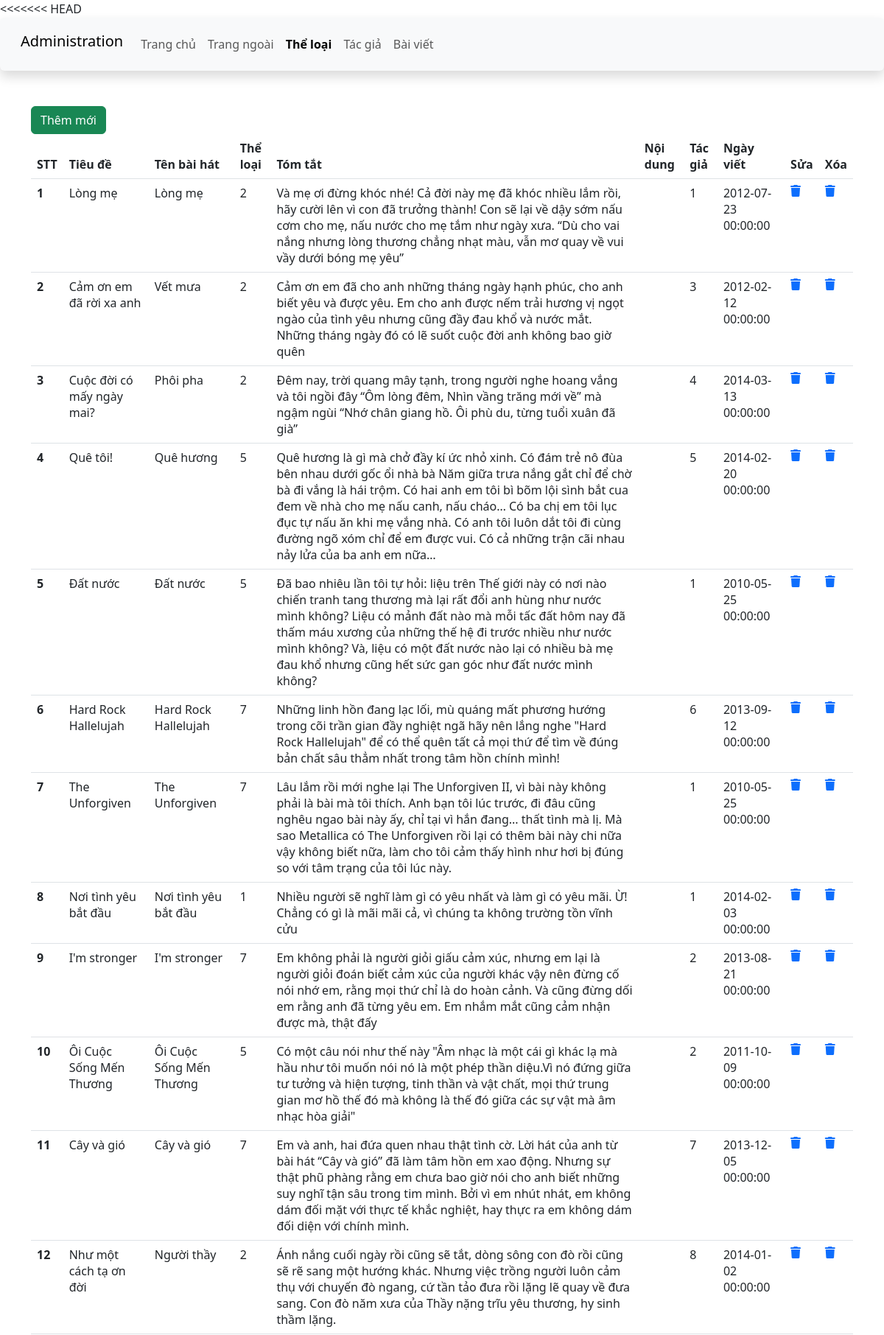
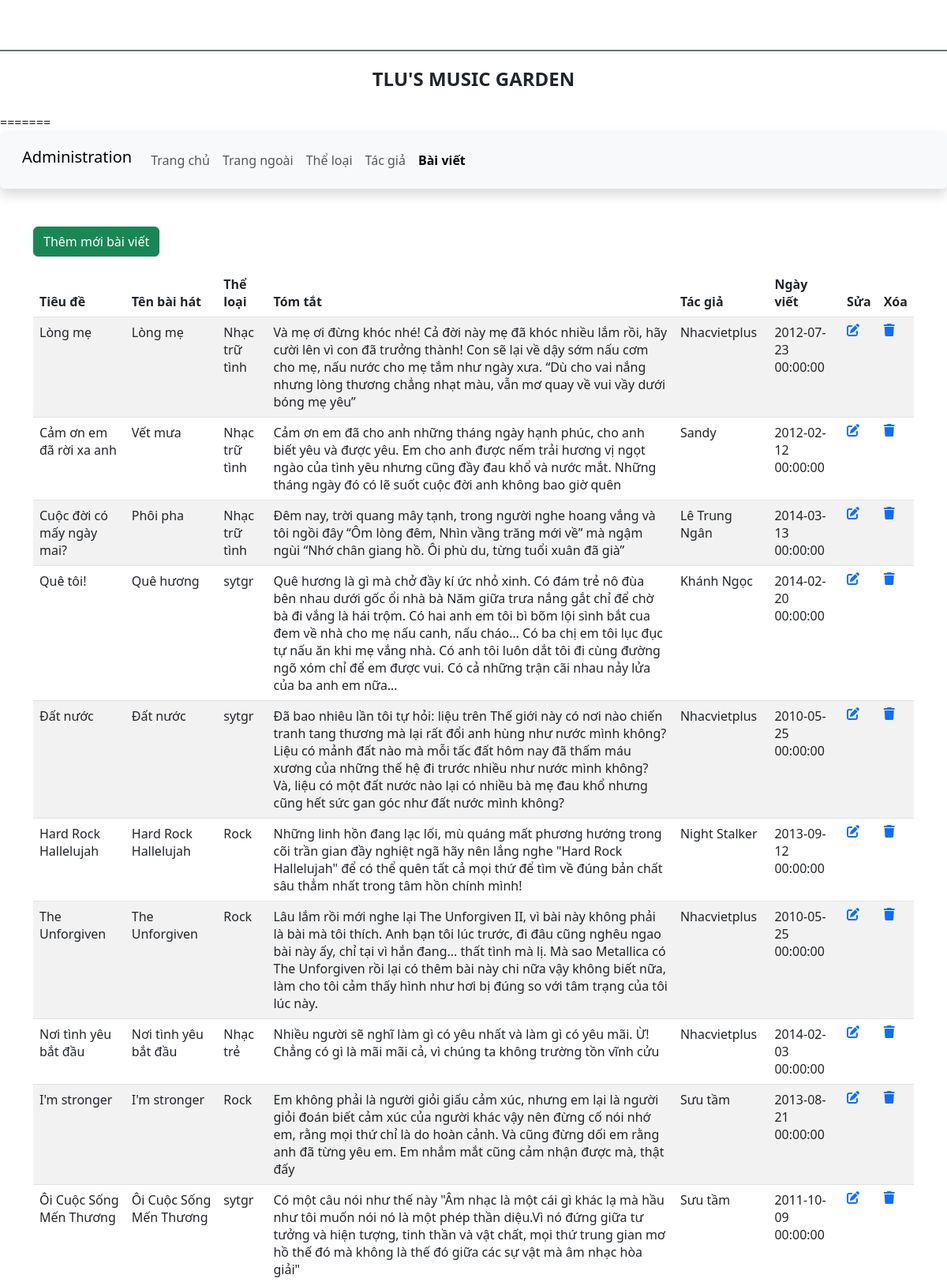
Screenshot of /admin/article.php (upper part) with the database file from the repository (2 pictures, top to bottom).
### tables this page shows
CREATE TABLE `baiviet` (
  `ma_bviet` int(11) NOT NULL,
  `tieude` varchar(200) NOT NULL,
  `ten_bhat` varchar(100) NOT NULL,
  `ma_tloai` int(11) NOT NULL,
  `tomtat` text NOT NULL,
  `noidung` text DEFAULT NULL,
  `ma_tgia` int(11) NOT NULL,
  `ngayviet` datetime NOT NULL DEFAULT current_timestamp(),
  `hinhanh` varchar(200) DEFAULT NULL
);

CREATE TABLE `theloai` (
  `ma_tloai` int(11) NOT NULL,
  `ten_tloai` varchar(50) NOT NULL,
  `SLBaiViet` int(11) DEFAULT 0
);

CREATE TABLE `tacgia` (
  `ma_tgia` int(11) NOT NULL,
  `ten_tgia` varchar(100) NOT NULL,
  `hinh_tgia` varchar(100) DEFAULT NULL
);

### admin/article.php (the view, shortened to what this page needs)
<!DOCTYPE html>
<html lang="en">
<head>
    <link href="https://cdn.jsdelivr.net/npm/bootstrap@5.3.0-alpha1/dist/css/bootstrap.min.css" rel="stylesheet">
    <link rel="stylesheet" href="https://cdnjs.cloudflare.com/ajax/libs/font-awesome/6.3.0/css/all.min.css" />
    <link rel="stylesheet" href="css/style_login.css">
</head>
<body>
    <header>
        <nav class="navbar navbar-expand-lg bg-body-tertiary shadow p-3 bg-white rounded">
            <div class="container-fluid">
                <div class="h3">
                    <a class="navbar-brand" href="#">Administration</a>
                </div>
                <div class="collapse navbar-collapse" id="navbarSupportedContent">
                <ul class="navbar-nav me-auto mb-2 mb-lg-0">
                    <li class="nav-item">
                        <a class="nav-link" aria-current="page" href="./">Trang chủ</a>
                    </li>
                    <li class="nav-item">
                        <a class="nav-link" href="../index.php">Trang ngoài</a>
                    </li>
                    <li class="nav-item">
                        <a class="nav-link active fw-bold" href="category.php">Thể loại</a>
                    </li>
                    <li class="nav-item">
                        <a class="nav-link" href="author.php">Tác giả</a>
                    </li>
                    <li class="nav-item">
                        <a class="nav-link" href="article.php">Bài viết</a>
                    </li>
                </ul>
                </div>
            </div>
        </nav>
    </header>
    <main class="container mt-5 mb-5">
        <div class="row">
            <div class="col-sm">
                <a href="add_article.php" class="btn btn-success">Thêm mới</a>
                <table class="table">
    <thead>
        <tr>
            <th scope="col">STT</th>
            <th scope="col">Tiêu đề</th>
            <th scope="col">Tên bài hát</th>
            <th scope="col">Thể loại</th>
            <th scope="col">Tóm tắt</th>
            <th scope="col">Nội dung</th>
            <th scope="col">Tác giả</th>
            <th scope="col">Ngày viết</th>
            <th>Sửa</th>
            <th>Xóa</th>
        </tr>
    </thead>
    <tbody>
        <?php
        include '../Connect/db.php';
        $sql = "SELECT ma_bviet, tieude, ten_bhat, ma_tloai, tomtat, noidung, ma_tgia, ngayviet FROM baiviet";
        $result = $conn->query($sql);
        if ($result->num_rows > 0) {
            $stt=1;
            while($row = $result->fetch_assoc()) {
                echo "<tr>";
                echo "<th scope='row'>" . $stt. "</th>";
                echo "<td>" . $row['tieude'] . "</td>";
                echo "<td>" . $row['ten_bhat'] . "</td>";
                echo "<td>" . $row['ma_tloai'] . "</td>";
                echo "<td>" . $row['tomtat'] . "</td>";
                echo "<td>" . $row['noidung'] . "</td>";
                echo "<td>" . $row['ma_tgia'] . "</td>";
                echo "<td>" . $row['ngayviet'] . "</td>";
                echo "<td><a href='edit_article.php?ma_bviet=" . $row['ma_bviet'] . "' onclick='return confirm(\"Bạn có chắc chắn muốn sửa bài viết này không?\");'><i class='fa-solid fa-trash'></i></a></td>";
                echo "<td><a href='delete_article.php?ma_bviet=" . $row['ma_bviet'] . "' onclick='return confirm(\"Bạn có chắc chắn muốn xóa bài viết này không?\");'><i class='fa-solid fa-trash'></i></a></td>";
                echo "</tr>";
                $stt++;
            }
        } else {
            echo "<tr><td colspan='10'>Không có bài viết nào.</td></tr>";
        }
        ?>
    </tbody>
</table>
            </div>
        </div>
    </main>
    <footer class="bg-white d-flex justify-content-center align-items-center border-top border-secondary  border-2" style="height:80px">
        <h4 class="text-center text-uppercase fw-bold">TLU's music garden</h4>
    </footer>
</body>
</html>
<!DOCTYPE html>
<html lang="en">
<head>
    <link href="https://cdn.jsdelivr.net/npm/bootstrap@5.3.0-alpha1/dist/css/bootstrap.min.css" rel="stylesheet">
    <link rel="stylesheet" href="https://cdnjs.cloudflare.com/ajax/libs/font-awesome/6.3.0/css/all.min.css" />
    <link rel="stylesheet" href="css/style_login.css">
</head>
<body>
    <header>
        <nav class="navbar navbar-expand-lg bg-body-tertiary shadow p-3 bg-white rounded">
            <div class="container-fluid">
                <div class="h3">
                    <a class="navbar-brand" href="#">Administration</a>
                </div>
                <div class="collapse navbar-collapse" id="navbarSupportedContent">
                <ul class="navbar-nav me-auto mb-2 mb-lg-0">
                    <li class="nav-item">
                        <a class="nav-link" aria-current="page" href="./">Trang chủ</a>
                    </li>
                    <li class="nav-item">
                        <a class="nav-link" href="../index.php">Trang ngoài</a>
                    </li>
                    <li class="nav-item">
                        <a class="nav-link " href="category.php">Thể loại</a>
                    </li>
                    <li class="nav-item">
                        <a class="nav-link" href="author.php">Tác giả</a>
                    </li>
                    <li class="nav-item">
                        <a class="nav-link active fw-bold" href="article.php">Bài viết</a>
                    </li>
                </ul>
                </div>
            </div>
        </nav>
    </header>
    <main class="container mt-5 mb-5">
        <div class="row">
            <div class="col-sm">
                <a href="add_article.php" class="btn btn-success mb-3">Thêm mới bài viết</a>
                <table class="table table-striped">
                    <thead>
                        <tr>
                            <th scope="col">Tiêu đề</th>
                            <th scope="col">Tên bài hát</th>
                            <th scope="col">Thể loại</th>
                            <th scope="col">Tóm tắt</th>
                            <th scope="col">Tác giả</th>
                            <th scope="col">Ngày viết</th>
                            <th>Sửa</th>
                            <th>Xóa</th>
                        </tr>
                    </thead>
                    <tbody>
                    <?php include 'article_process.php'; ?>
                    </tbody>
                </table>

### admin/article_process.php (shortened to what this page needs)
<?php
include '../db.php';
$sql = "SELECT baiviet.ma_bviet, baiviet.tieude, baiviet.ten_bhat, theloai.ten_tloai, baiviet.tomtat, tacgia.ten_tgia, baiviet.ngayviet
        FROM baiviet
        JOIN theloai ON baiviet.ma_tloai = theloai.ma_tloai
        JOIN tacgia ON baiviet.ma_tgia = tacgia.ma_tgia";
$result = $conn->query($sql);
if ($result->num_rows > 0) {
    while ($row = $result->fetch_assoc()) {
        echo "<tr>
                <td>{$row['tieude']}</td>
                <td>{$row['ten_bhat']}</td>
                <td>{$row['ten_tloai']}</td>
                <td>{$row['tomtat']}</td>
                <td>{$row['ten_tgia']}</td>
                <td>{$row['ngayviet']}</td>
                <td>
                    <a href='edit_article.php?id={$row['ma_bviet']}'><i class='fa-solid fa-pen-to-square'></i></a>
                </td>
                <td>
                    <a href='delete_article.php?id={$row['ma_bviet']}'><i class='fa-solid fa-trash'></i></a>
                </td>
              </tr>";
    }
} else {
    echo "<tr><td colspan='9'>Không có bài viết nào.</td></tr>";
}
?>

### rows the page displays
baiviet: tieude "Lòng mẹ", ten_bhat "Lòng mẹ", ma_tloai "2", tomtat "Và mẹ ơi đừng khóc nhé! Cả đời này mẹ đã khóc nhiều lắm rồi, hãy cười lên vì con đã trưởng thành! Con sẽ lại về dậy sớm nấu cơm cho mẹ, nấu nước cho mẹ tắm như ngày xưa. “Dù cho vai nắng nhưng lòng thương chẳng nhạt màu, vẫn mơ quay về vui vầy dưới bóng mẹ yêu”", ma_tgia "1", ngayviet "2012-07-23 00:00:00", ma_tloai.ten_tloai "Nhạc trữ tình", ma_tgia.ten_tgia "Nhacvietplus"
baiviet: tieude "Cảm ơn em đã rời xa anh", ten_bhat "Vết mưa", ma_tloai "2", tomtat "Cảm ơn em đã cho anh những tháng ngày hạnh phúc, cho anh biết yêu và được yêu. Em cho anh được nếm trải hương vị ngọt ngào của tình yêu nhưng cũng đầy đau khổ và nước mắt. Những tháng ngày đó có lẽ suốt cuộc đời anh không bao giờ quên", ma_tgia "3", ngayviet "2012-02-12 00:00:00", ma_tloai.ten_tloai "Nhạc trữ tình", ma_tgia.ten_tgia "Sandy"
baiviet: tieude "Cuộc đời có mấy ngày mai?", ten_bhat "Phôi pha", ma_tloai "2", tomtat "Đêm nay, trời quang mây tạnh, trong người nghe hoang vắng và tôi ngồi đây “Ôm lòng đêm, Nhìn vầng trăng mới về” mà ngậm ngùi “Nhớ chân giang hồ. Ôi phù du, từng tuổi xuân đã già”", ma_tgia "4", ngayviet "2014-03-13 00:00:00", ma_tloai.ten_tloai "Nhạc trữ tình", ma_tgia.ten_tgia "Lê Trung Ngân"
baiviet: tieude "Quê tôi!", ten_bhat "Quê hương", ma_tloai "5", tomtat "Quê hương là gì mà chở đầy kí ức nhỏ xinh. Có đám trẻ nô đùa bên nhau dưới gốc ổi nhà bà Năm giữa trưa nắng gắt chỉ để chờ bà đi vắng là hái trộm. Có hai anh em tôi bì bõm lội sình bắt cua đem về nhà cho mẹ nấu canh, nấu cháo… Có ba chị em tôi lục đục tự nấu ăn khi mẹ vắng nhà. Có anh tôi luôn dắt tôi đi cùng đường ngõ xóm chỉ để em được vui. Có cả những trận cãi nhau nảy lửa của ba anh em nữa…", ma_tgia "5", ngayviet "2014-02-20 00:00:00", ma_tloai.ten_tloai "sytgr", ma_tgia.ten_tgia "Khánh Ngọc"
baiviet: tieude "Đất nước", ten_bhat "Đất nước", ma_tloai "5", tomtat "Đã bao nhiêu lần tôi tự hỏi: liệu trên Thế giới này có nơi nào chiến tranh tang thương mà lại rất đổi anh hùng như nước mình không? Liệu có mảnh đất nào mà mỗi tấc đất hôm nay đã thấm máu xương của những thế hệ đi trước nhiều như nước mình không? Và, liệu có một đất nước nào lại có nhiều bà mẹ đau khổ nhưng cũng hết sức gan góc như đất nước mình không?", ma_tgia "1", ngayviet "2010-05-25 00:00:00", ma_tloai.ten_tloai "sytgr", ma_tgia.ten_tgia "Nhacvietplus"
baiviet: tieude "Hard Rock Hallelujah", ten_bhat "Hard Rock Hallelujah", ma_tloai "7", tomtat "Những linh hồn đang lạc lối, mù quáng mất phương hướng trong cõi trần gian đầy nghiệt ngã hãy nên lắng nghe \"Hard Rock Hallelujah\" để có thể quên tất cả mọi thứ để tìm về đúng bản chất sâu thẳm nhất trong tâm hồn chính mình!", ma_tgia "6", ngayviet "2013-09-12 00:00:00", ma_tloai.ten_tloai "Rock", ma_tgia.ten_tgia "Night Stalker"
baiviet: tieude "The Unforgiven", ten_bhat "The Unforgiven", ma_tloai "7", tomtat "Lâu lắm rồi mới nghe lại The Unforgiven II, vì bài này không phải là bài mà tôi thích. Anh bạn tôi lúc trước, đi đâu cũng nghêu ngao bài này ấy, chỉ tại vì hắn đang... thất tình mà lị. Mà sao Metallica có The Unforgiven rồi lại có thêm bài này chi nữa vậy không biết nữa, làm cho tôi cảm thấy hình như hơi bị đúng so với tâm trạng của tôi lúc này.", ma_tgia "1", ngayviet "2010-05-25 00:00:00", ma_tloai.ten_tloai "Rock", ma_tgia.ten_tgia "Nhacvietplus"
baiviet: tieude "Nơi tình yêu bắt đầu", ten_bhat "Nơi tình yêu bắt đầu", ma_tloai "1", tomtat "Nhiều người sẽ nghĩ làm gì có yêu nhất và làm gì có yêu mãi. Ừ! Chẳng có gì là mãi mãi cả, vì chúng ta không trường tồn vĩnh cửu", ma_tgia "1", ngayviet "2014-02-03 00:00:00", ma_tloai.ten_tloai "Nhạc trẻ", ma_tgia.ten_tgia "Nhacvietplus"
baiviet: tieude "I'm stronger", ten_bhat "I'm stronger", ma_tloai "7", tomtat "Em không phải là người giỏi giấu cảm xúc, nhưng em lại là người giỏi đoán biết cảm xúc của người khác vậy nên đừng cố nói nhớ em, rằng mọi thứ chỉ là do hoàn cảnh. Và cũng đừng dối em rằng anh đã từng yêu em. Em nhắm mắt cũng cảm nhận được mà, thật đấy", ma_tgia "2", ngayviet "2013-08-21 00:00:00", ma_tloai.ten_tloai "Rock", ma_tgia.ten_tgia "Sưu tầm"
baiviet: tieude "Ôi Cuộc Sống Mến Thương", ten_bhat "Ôi Cuộc Sống Mến Thương", ma_tloai "5", tomtat "Có một câu nói như thế này \"Âm nhạc là một cái gì khác lạ mà hầu như tôi muốn nói nó là một phép thần diệu.Vì nó đứng giữa tư tưởng và hiện tượng, tinh thần và vật chất, mọi thứ trung gian mơ hồ thế đó mà không là thế đó giữa các sự vật mà âm nhạc hòa giải\"", ma_tgia "2", ngayviet "2011-10-09 00:00:00", ma_tloai.ten_tloai "sytgr", ma_tgia.ten_tgia "Sưu tầm"
baiviet: tieude "Cây và gió", ten_bhat "Cây và gió", ma_tloai "7", tomtat "Em và anh, hai đứa quen nhau thật tình cờ. Lời hát của anh từ bài hát “Cây và gió” đã làm tâm hồn em xao động. Nhưng sự thật phũ phàng rằng em chưa bao giờ nói cho anh biết những suy nghĩ tận sâu trong tim mình. Bởi vì em nhút nhát, em không dám đối mặt với thực tế khắc nghiệt, hay thực ra em không dám đối diện với chính mình.", ma_tgia "7", ngayviet "2013-12-05 00:00:00"
baiviet: tieude "Như một cách tạ ơn đời", ten_bhat "Người thầy", ma_tloai "2", tomtat "Ánh nắng cuối ngày rồi cũng sẽ tắt, dòng sông con đò rồi cũng sẽ rẽ sang một hướng khác. Nhưng việc trồng người luôn cảm thụ với chuyến đò ngang, cứ tần tảo đưa rồi lặng lẽ quay về đưa sang. Con đò năm xưa của Thầy nặng trĩu yêu thương, hy sinh thầm lặng.", ma_tgia "8", ngayviet "2014-01-02 00:00:00"
